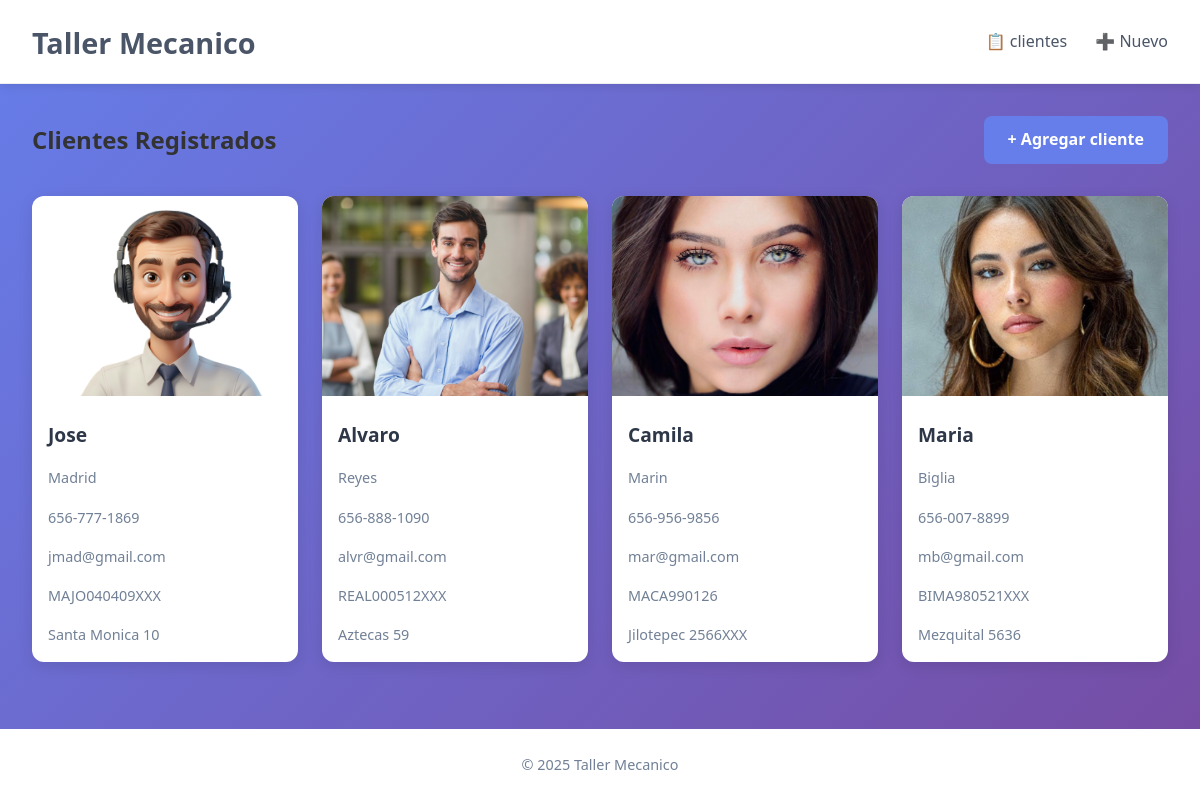
The page / on the database its author committed.
### app_cliente/models.py (models this page shows, shortened)
class Cliente(models.Model):
    nombre = models.CharField(max_length=100)
    apellido = models.CharField(max_length=100)
    telefono = models.CharField(max_length=15)
    email = models.EmailField(unique=True)
    rfc = models.CharField(max_length=120, unique=True)
    direccion = models.CharField(max_length=255)
    foto_cliente = models.ImageField(upload_to='img_clientes/', blank=True, null=True)
    class Meta:
        verbose_name = "Cliente"
        verbose_name_plural = "Clientes"

### app_cliente/views.py (the view)
# urls.py: path('', views.listar_clientes, name='listar_clientes'),
def listar_clientes(request):
    clientes = Cliente.objects.all()
    return render(request, 'listar_clientes.html', {'clientes': clientes})

### app_cliente/templates/listar_clientes.html (shortened to what this page needs)
{% extends 'base.html' %}
{% block contenido %}
<div class="page-header">
    <h2>Clientes Registrados</h2>
    <a href="{% url 'app_cliente:crear_cliente' %}" class="btn btn-primary">+ Agregar cliente</a>
</div>
<ul class="artist-grid">
    {% for cliente in clientes %}
    <li class="artist-card">
        <a href="{% url 'app_cliente:detalle_cliente' cliente.id %}">
            {% if cliente.foto_cliente %}
                <img src="{{ cliente.foto_cliente.url }}" alt="Foto de {{ cliente.nombre }}" class="artist-img">
            {% else %}
                <div class="artist-placeholder">🎵</div>
            {% endif %}
            <h3>{{ cliente.nombre }}</h3>
            <p class="artist-nationality">{{ cliente.apellido }}</p>
            <p class="artist-nationality">{{ cliente.telefono }}</p>
            <p class="artist-nationality">{{ cliente.email }}</p>
            <p class="artist-nationality">{{ cliente.rfc }}</p>
            <p class="artist-nationality">{{ cliente.direccion}}</p>
        </a>
    </li>
    {% empty %}
    <li class="no-artists">No hay clientes registrados.</li>
    {% endfor %}
</ul>
{% endblock %}

### app_cliente/templates/base.html (shortened to what this page needs)
{% load static %}
<!DOCTYPE html>
<html lang="es">
<head>
    <link rel="stylesheet" href="{% static 'css/styles.css' %}">
</head>
<body>
    <div class="wrapper">
        <header class="main-header">
            <h1><a href="{% url 'app_cliente:listar_clientes' %}"> Taller Mecanico</a></h1>
            <nav class="main-nav">
                <a href="{% url 'app_cliente:listar_clientes' %}">📋 clientes</a>
                <a href="{% url 'app_cliente:crear_cliente' %}">➕ Nuevo</a>
            </nav>
        </header>
        <main class="main-content">
            {% block contenido %}{% endblock %}
        </main>
        <footer class="main-footer">
            <p>© 2025 Taller Mecanico</p>
        </footer>
    </div>
</body>
</html>

### app_cliente/static/css/styles.css (style rules this page uses)
* { margin: 0; padding: 0; box-sizing: border-box; }
body { font-family: 'Segoe UI', Tahoma, Geneva, Verdana, sans-serif; background: linear-gradient(135deg, #667eea 0%, #764ba2 100%); color: #333; line-height: 1.6; }
.wrapper { min-height: 100vh; display: flex; flex-direction: column; }
.main-header { background: white; padding: 1rem 2rem; display: flex; justify-content: space-between; align-items: center; box-shadow: 0 2px 10px rgba(0,0,0,0.1); border-bottom: 1px solid #eee; }
.main-header h1 a { color: #4a5568; text-decoration: none; font-size: 1.8rem; font-weight: 700; }
.main-nav a { margin-left: 1.5rem; color: #4a5568; text-decoration: none; font-weight: 500; transition: color 0.3s; }
.main-content { flex: 1; padding: 2rem; max-width: 1200px; margin: 0 auto; width: 100%; }
.page-header { display: flex; justify-content: space-between; align-items: center; margin-bottom: 2rem; flex-wrap: wrap; gap: 1rem; }
.artist-grid { display: grid; grid-template-columns: repeat(auto-fill, minmax(250px, 1fr)); gap: 1.5rem; list-style: none; }
.artist-card { background: white; border-radius: 12px; overflow: hidden; box-shadow: 0 4px 15px rgba(0,0,0,0.1); transition: transform 0.3s; }
.artist-card a { text-decoration: none; color: inherit; display: block; }
.artist-img, .artist-placeholder { width: 100%; height: 200px; object-fit: cover; }
.artist-card h3 { padding: 1rem; font-size: 1.2rem; color: #2d3748; }
.artist-nationality { color: #718096; font-size: 0.9rem; padding: 0 1rem 1rem; }
.btn { padding: 0.7rem 1.5rem; border: none; border-radius: 8px; font-weight: 600; cursor: pointer; transition: background 0.3s; text-decoration: none; display: inline-block; }
.btn-primary { background: #667eea; color: white; }
.main-footer { text-align: center; padding: 1.5rem; background: white; color: #718096; font-size: 0.9rem; margin-top: auto; }

### rows shown on the page
Cliente: foto_cliente (picture), nombre "Jose", apellido "Madrid", telefono "656-777-1869", email "jmad@gmail.com", rfc "MAJO040409XXX", direccion "Santa Monica 10"
Cliente: foto_cliente (picture), nombre "Alvaro", apellido "Reyes", telefono "656-888-1090", email "alvr@gmail.com", rfc "REAL000512XXX", direccion "Aztecas 59"
Cliente: foto_cliente (picture), nombre "Camila", apellido "Marin", telefono "656-956-9856", email "mar@gmail.com", rfc "MACA990126", direccion "Jilotepec 2566XXX"
Cliente: foto_cliente (picture), nombre "Maria", apellido "Biglia", telefono "656-007-8899", email "mb@gmail.com", rfc "BIMA980521XXX", direccion "Mezquital 5636"
